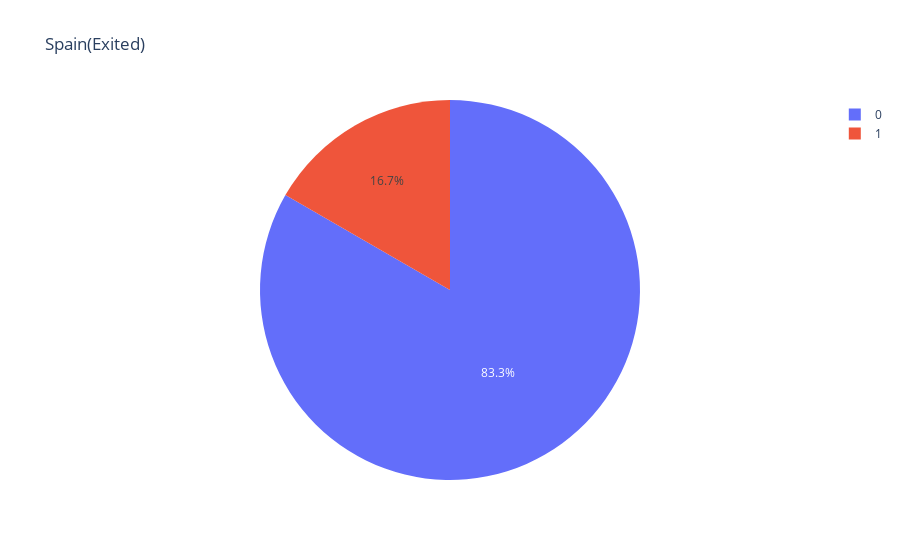

The code cell stored with this chart in its notebook:
### Code cell
df7 = df.groupby('Geography').get_group('Spain')
fig = plt.figure(figsize=(8,8))
px.pie(df7,values = df7.groupby('Exited').count().iloc[:,1],names = df7.groupby('Exited').count().index 
       ,title='Spain(Exited)')

### Figure 1 — Plotly figure (JSON) as saved in the notebook; plotly's stock layout.template omitted (floating-point values rounded to 4 significant figures)
{"data": [{"domain": {"x": [0, 1], "y": [0, 1]}, "hovertemplate": "label=%{label}<br>value=%{value}<extra></extra>", "labels": [0, 1], "legendgroup": "", "name": "", "showlegend": true, "type": "pie", "values": [2064, 413]}], "layout": {"legend": {"tracegroupgap": 0}, "title": {"text": "Spain(Exited)"}}}
